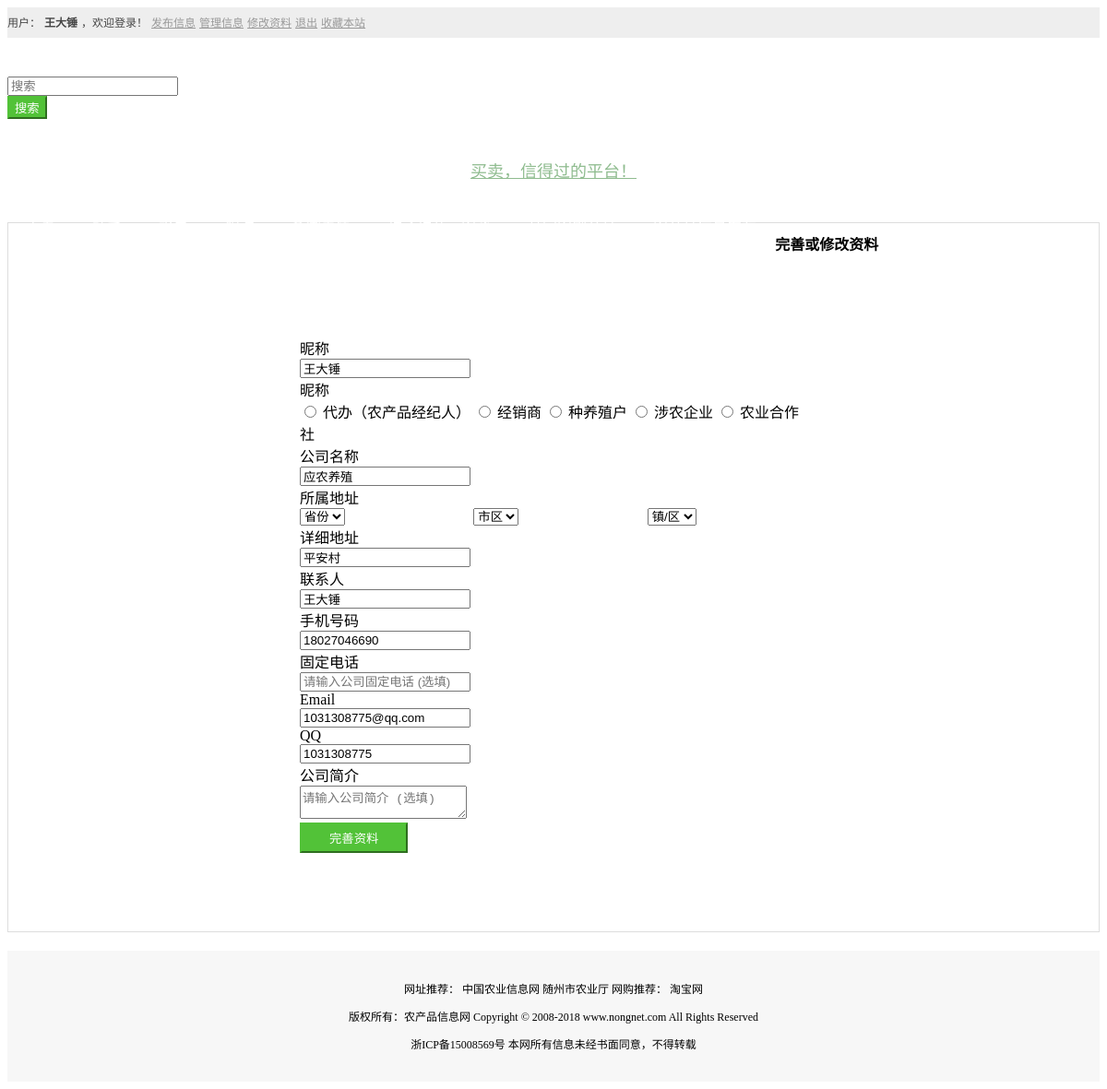
Before: /registerReg/ (signed in) with the older database file.
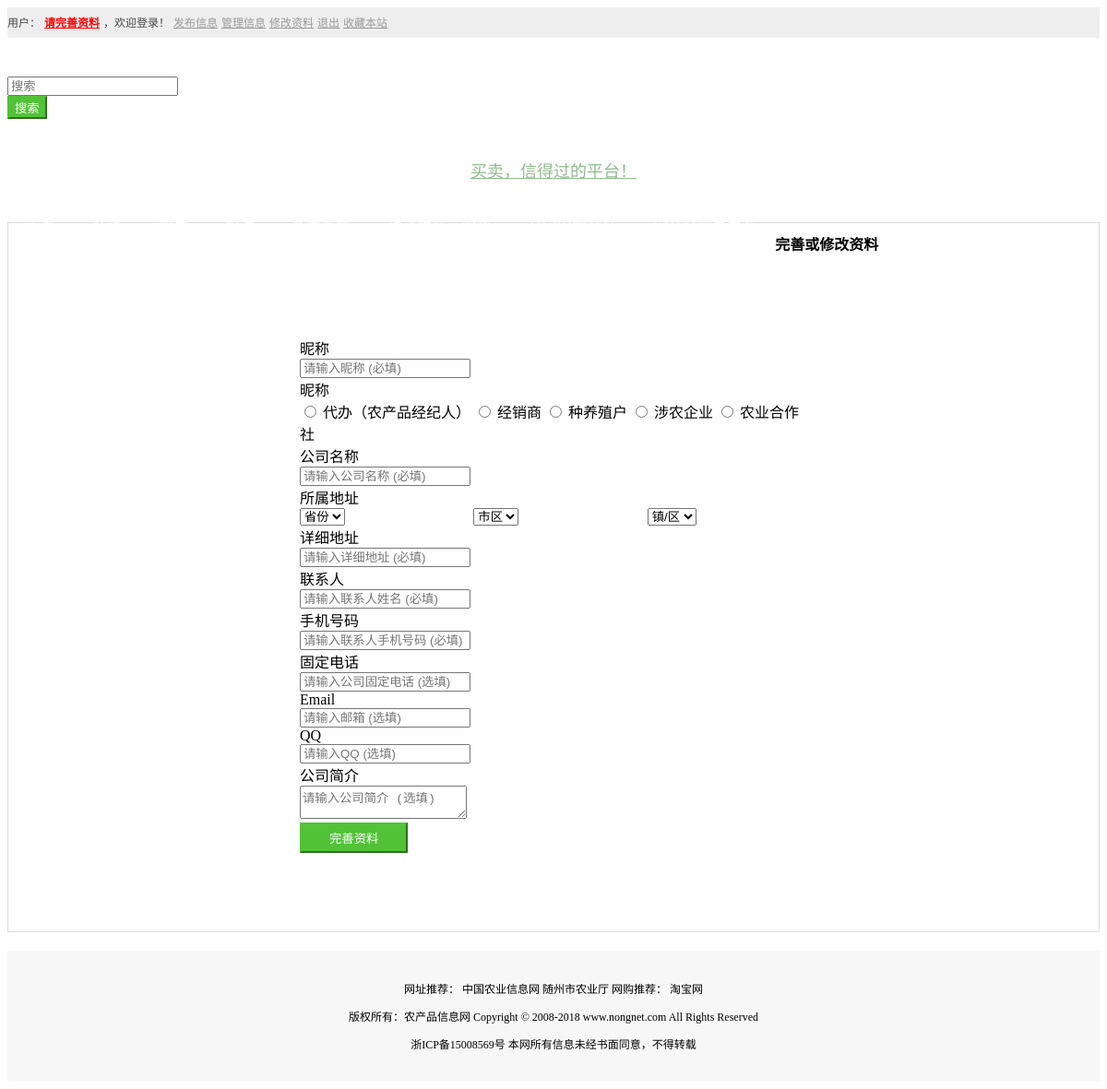
After: the same page with the newer database file.
### home/models.py (models this page shows)
class p_menber(models.Model):
    username = models.CharField(max_length=30, help_text="关联用户")
    nickname = models.CharField(max_length=30, help_text="昵称", default="")
    type = models.CharField(max_length=10, help_text="1:代办（农产品经纪人）2：经销商 3：种养殖户 4：涉农企业 5：农业合作社", default="")
    company_name = models.CharField(max_length=80, help_text="公司名称", default="")
    password = models.CharField(max_length=90, help_text="密码")
    address_province = models.IntegerField(help_text="所属地区代码(省级)", default=0)
    address_city = models.IntegerField(help_text="所属地区代码(市级)", default=0)
    address_belong = models.IntegerField(help_text="所属地区代码（地区）", default=0)
    address_detail = models.CharField(max_length=200, help_text="详细地址", default="")
    contact_person = models.CharField(max_length=200, help_text="联系人", default="")
    contact_phone = models.CharField(max_length=200, help_text="联系人手机号码", default="")
    contact_tel = models.CharField(max_length=200, help_text="联系人固定号码", default="")
    contact_email = models.CharField(max_length=200, help_text="联系人邮箱", default="")
    contact_qq = models.CharField(max_length=200, help_text="联系人QQ", default="")
    company_des = models.CharField(max_length=600, help_text="公司介绍,不超过300字", default="")
    auth = models.IntegerField(help_text="封禁 1：正常 2：封禁", default=1)
    msg_limit = models.IntegerField(help_text="当天发表的文章次数", default=0)
    file_limit = models.IntegerField(help_text="当天上传的次数", default=0)
    limit_time = models.CharField(max_length=30, help_text="记录时间", default="1571453334.0664003")

### home/views.py (the view)
# urls.py: path('registerReg/', home_views.registerReg),  # 完善资料
def registerReg(request):
    if request.userInfo == None:
        return HttpResponseRedirect('/login')
    template = loader.get_template('home/registerReg.html')
    userInfo = p_menber.objects.get(username=request.userInfo['username'])
    userInfo = object_to_json(userInfo)
    context = {
        'userInfo': userInfo
    }
    return HttpResponse(template.render(context, request))

### home/views.py (called while the page is built)
def object_to_json(obj):
    return dict([(kk, obj.__dict__[kk]) for kk in obj.__dict__.keys() if kk != "_state" and kk != "password"])

### home/templates/home/registerReg.html (shortened to what the changed rows need)
{% load static %}
{% include "home/base_header.html" %}
<link rel="stylesheet" href="{% static '/css/common.css' %}">
<link rel="stylesheet" href="{% static '/css/body.css' %}">
<link rel="stylesheet" href="{% static '/css/login.css' %}">
<link rel="stylesheet" href="//at.alicdn.com/t/font_1093612_plr8ktyw72f.css">
</head>
<body>
{% include "home/base_nav.html" %}
<div class="">
    <div class="container">
        <div class="col-md-12">
            <div class="card-box">
                <div class="container">
                    <div class="login-center">
                        <form class="form-horizontal registerReg" method="post">
                            <div class="form-group">
                                <div class="col-md-8 col-sm-10">
                                    <input type="text" name="nickname" class="form-control" id="exampleInputAccount1"
                                           placeholder="请输入昵称 (必填)" value="{{ userInfo.nickname }}">
                                </div>
                            </div>
                            <div class="form-group">
                                <div class="col-md-8 col-sm-10">
                                    <input type="text" name="company_name" class="form-control"
                                           id="exampleInputAccount2"
                                           placeholder="请输入公司名称 (必填)" value="{{ userInfo.company_name }}">
                                </div>
                            </div>
                            <div class="form-group">
                                <div class="col-md-8 col-sm-10">
                                    <input type="text" name="address_detail" class="form-control"
                                           id="exampleInputAccount3"
                                           placeholder="请输入详细地址 (必填)" value="{{ userInfo.address_detail }}">
                                </div>
                            </div>
                            <div class="form-group">
                                <div class="col-md-8 col-sm-10">
                                    <input type="text" name="contact_person" class="form-control"
                                           id="exampleInputAccount4"
                                           placeholder="请输入联系人姓名 (必填)" value="{{ userInfo.contact_person }}">
                                </div>
                            </div>
                            <div class="form-group">
                                <div class="col-md-8 col-sm-10">
                                    <input type="text" name="contact_phone" class="form-control"
                                           id="exampleInputAccount5"
                                           placeholder="请输入联系人手机号码 (必填)" value="{{ userInfo.contact_phone }}">
                                </div>
                            </div>
                            <div class="form-group">
                                <div class="col-md-8 col-sm-10">
                                    <input type="text" name="contact_email" class="form-control"
                                           id="exampleInputAccount7"
                                           placeholder="请输入邮箱 (选填)" value="{{ userInfo.contact_email }}">
                                </div>
                            </div>
                            <div class="form-group">
                                <div class="col-md-8 col-sm-10">
                                    <input type="text" name="contact_qq" class="form-control" id="exampleInputAccount8"
                                           placeholder="请输入QQ (选填)" value="{{ userInfo.contact_qq }}">
                                </div>
                            </div>
                        </form>
                    </div>
                </div>
            </div>
        </div>
    </div>
</div>
{% include "home/base_footer.html" %}

### home/templates/home/base_nav.html (shortened to what this page needs)
<header>
    <div class="top-bar">
        <div class="container">
            <div class="col-lg-12 clear_both">
        <span class="pull-left">
            {% if request.userInfo != None %}
                <a><font color="#444">用户：</font></a>
                <a><b>{% autoescape off %}{{ request.userInfo.nickname }}{% endautoescape %}</b></a>
                <a><font color="#444">，欢迎登录！</font></a>
                <a href="/publish/">发布信息</a>
                <a href="/manage/1">管理信息</a>
                <a href="/registerReg/">修改资料</a>
                <a href="/logout/">退出</a>
            {% elif request.userInfo == None %}
                <a href="/login/">会员登陆</a>
                <a href="/register/">注册会员</a>
            {% endif %}
        </span>
                <span class="pull-right">
            <a href="">收藏本站</a>
        </span>
            </div>
        </div>
    </div>
    <div>
        <div class="container search-bar">
            <div class="col-md-3 col-sm-4">
            </div>
            <div class="col-md-5 col-sm-5 search-bar-input">
                <form action="/search">
                    <div class="input-group">
                        <div class="input-control search-box  has-icon-right search-example"
                             id="searchboxExample">
                            <input id="inputSearchExample3" type="search" class="form-control search-input"
                                   placeholder="搜索" name="keyword" value="{{ search }}">
                        </div>
                        <span class="input-group-btn">
                    <button  class="btn btn-green" type="submit">搜索</button>
                  </span>
                    </div>
                </form>
            </div>
            <div class="col-md-4 col-sm-3 search-bar-text">
                <a href="">买卖，信得过的平台！</a>
            </div>
        </div>
    </div>
    <div class="nav-bar">
        <div class="container">
            <div class="col-md-12">
                <ul class="nav-bar-box">
                    {% for item in request.nav %}
                        <li class="{{ item.active }}"><a href="/{{ item.link }}">{{ item.title }}</a></li>
                    {% endfor %}
                </ul>
            </div>
        </div>
    </div>
</header>

Changed rows visible on the page:
changed p_menber: nickname "王大锤" → empty (drawn); userInfo.nickname "王大锤" → "请完善资料"
Other visible differences:
form field nickname: "王大锤" → (not shown)
form field company_name: "应农养殖" → (not shown)
form field address_detail: "平安村" → (not shown)
form field contact_person: "王大锤" → (not shown)
form field contact_phone: "18027046690" → (not shown)
form field contact_email: "1031308775@qq.com" → (not shown)
form field contact_qq: "1031308775" → (not shown)
